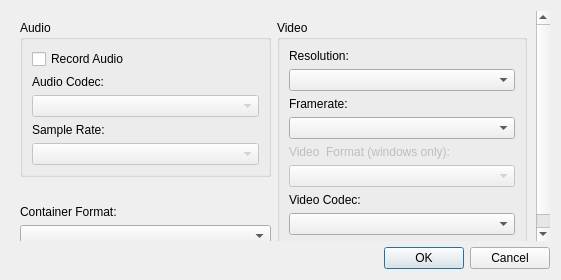
<?xml version="1.0" encoding="UTF-8"?>
<ui version="4.0">
 <class>VideoSettingsUi</class>
 <widget class="QDialog" name="VideoSettingsUi">
  <property name="geometry">
   <rect>
    <x>0</x>
    <y>0</y>
    <width>561</width>
    <height>280</height>
   </rect>
  </property>
  <property name="windowTitle">
   <string>Dialog</string>
  </property>
  <layout class="QGridLayout" name="gridLayout_4">
   <item row="0" column="0">
    <widget class="QScrollArea" name="scrollArea">
     <property name="frameShape">
      <enum>QFrame::NoFrame</enum>
     </property>
     <property name="widgetResizable">
      <bool>true</bool>
     </property>
     <widget class="QWidget" name="scrollAreaWidgetContents">
      <property name="geometry">
       <rect>
        <x>0</x>
        <y>0</y>
        <width>543</width>
        <height>231</height>
       </rect>
      </property>
      <layout class="QGridLayout" name="gridLayout_3">
       <item row="0" column="1" rowspan="4">
        <widget class="QGroupBox" name="groupBox_2">
         <property name="title">
          <string>Video</string>
         </property>
         <layout class="QGridLayout" name="gridLayout_2">
          <item row="7" column="0" colspan="2">
           <widget class="QComboBox" name="videoCodecBox"/>
          </item>
          <item row="0" column="0" colspan="2">
           <widget class="QLabel" name="videoResolutionLabel">
            <property name="text">
             <string>Resolution:</string>
            </property>
           </widget>
          </item>
          <item row="1" column="0" colspan="2">
           <widget class="QComboBox" name="videoResolutionBox"/>
          </item>
          <item row="2" column="0" colspan="2">
           <widget class="QLabel" name="videoFrameRateLabel">
            <property name="text">
             <string>Framerate:</string>
            </property>
           </widget>
          </item>
          <item row="3" column="0" colspan="2">
           <widget class="QComboBox" name="videoFramerateBox"/>
          </item>
          <item row="6" column="0" colspan="2">
           <widget class="QLabel" name="label_6">
            <property name="text">
             <string>Video Codec:</string>
            </property>
           </widget>
          </item>
          <item row="5" column="0" colspan="2">
           <widget class="QComboBox" name="videoFormatBox">
            <property name="enabled">
             <bool>false</bool>
            </property>
           </widget>
          </item>
          <item row="4" column="0">
           <widget class="QLabel" name="videoFormatLabel">
            <property name="enabled">
             <bool>false</bool>
            </property>
            <property name="text">
             <string>Video  Format (windows only):</string>
            </property>
           </widget>
          </item>
         </layout>
        </widget>
       </item>
       <item row="3" column="0">
        <widget class="QComboBox" name="containerFormatBox"/>
       </item>
       <item row="2" column="0">
        <widget class="QLabel" name="label_4">
         <property name="text">
          <string>Container Format:</string>
         </property>
        </widget>
       </item>
       <item row="0" column="0">
        <widget class="QGroupBox" name="groupBox">
         <property name="title">
          <string>Audio</string>
         </property>
         <layout class="QGridLayout" name="gridLayout">
          <item row="4" column="0" colspan="2">
           <widget class="QComboBox" name="audioSampleRateBox">
            <property name="enabled">
             <bool>false</bool>
            </property>
           </widget>
          </item>
          <item row="3" column="0" colspan="2">
           <widget class="QLabel" name="label_5">
            <property name="text">
             <string>Sample Rate:</string>
            </property>
           </widget>
          </item>
          <item row="2" column="0" colspan="2">
           <widget class="QComboBox" name="audioCodecBox">
            <property name="enabled">
             <bool>false</bool>
            </property>
           </widget>
          </item>
          <item row="1" column="0" colspan="2">
           <widget class="QLabel" name="label_2">
            <property name="text">
             <string>Audio Codec:</string>
            </property>
           </widget>
          </item>
          <item row="0" column="0">
           <widget class="QCheckBox" name="recordAudioCheck">
            <property name="text">
             <string>Record Audio</string>
            </property>
           </widget>
          </item>
         </layout>
        </widget>
       </item>
       <item row="1" column="0">
        <spacer name="verticalSpacer">
         <property name="orientation">
          <enum>Qt::Vertical</enum>
         </property>
         <property name="sizeHint" stdset="0">
          <size>
           <width>20</width>
           <height>40</height>
          </size>
         </property>
        </spacer>
       </item>
      </layout>
     </widget>
    </widget>
   </item>
   <item row="1" column="0">
    <widget class="QDialogButtonBox" name="buttonBox">
     <property name="orientation">
      <enum>Qt::Horizontal</enum>
     </property>
     <property name="standardButtons">
      <set>QDialogButtonBox::Cancel|QDialogButtonBox::Ok</set>
     </property>
    </widget>
   </item>
  </layout>
 </widget>
 <resources/>
 <connections>
  <connection>
   <sender>buttonBox</sender>
   <signal>accepted()</signal>
   <receiver>VideoSettingsUi</receiver>
   <slot>accept()</slot>
   <hints>
    <hint type="sourcelabel">
     <x>322</x>
     <y>272</y>
    </hint>
    <hint type="destinationlabel">
     <x>44</x>
     <y>230</y>
    </hint>
   </hints>
  </connection>
  <connection>
   <sender>buttonBox</sender>
   <signal>rejected()</signal>
   <receiver>VideoSettingsUi</receiver>
   <slot>reject()</slot>
   <hints>
    <hint type="sourcelabel">
     <x>405</x>
     <y>262</y>
    </hint>
    <hint type="destinationlabel">
     <x>364</x>
     <y>227</y>
    </hint>
   </hints>
  </connection>
 </connections>
</ui>
